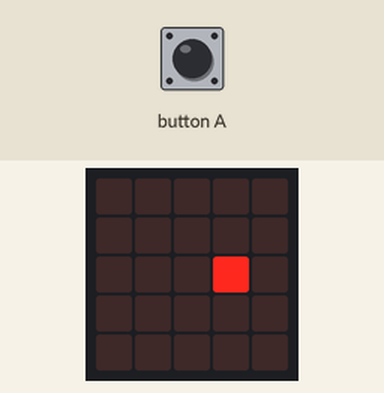
Simulated run of this program. Board: BBC micro:bit (MakeCode). On the bench: the board's 5×5 LED display.

Above: at 0.11 s.
At 0.99 s:
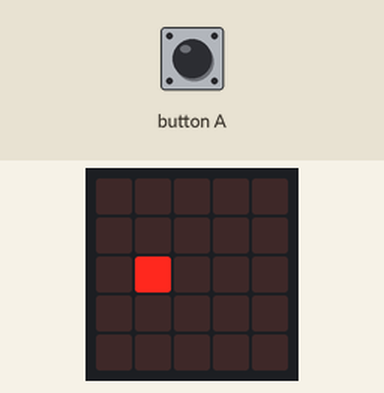
At 1.65 s:
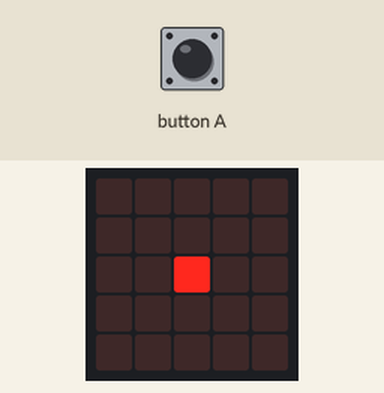
At 2.09 s:
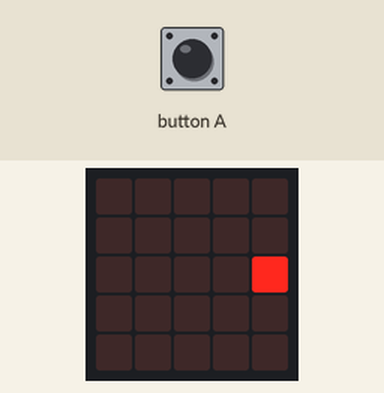

Measured:
- by itself, everything shown: repeats every 1.8 s, in 8 steps

The program:

main.ts
```typescript
input.onButtonPressed(Button.A, function () {
    if (Sprite.get(LedSpriteProperty.X) == 2) {
        game.addScore(1)
    } else {
        game.gameOver()
    }
})
let Sprite: game.LedSprite = null
game.setScore(0)
Sprite = game.createSprite(2, 2)
basic.forever(function () {
    Sprite.move(1)
    Sprite.ifOnEdgeBounce()
    basic.pause(200)
})
```

test.ts
```typescript
// aquí va el archivo "tests"; esto no se compilará cuando este paquete se utilice como una extensión.
```
